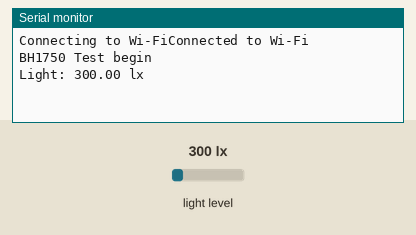
Simulated run of this sketch. Board: Arduino Nano 33 IoT. Shown: the last lines printed to the serial monitor. The test bench sets the inputs (shaded band); at power-on: light level 300 lx. WiFi joins after 1.5 s; servers stay silent unless stated.

Above: at 2.7 s.
2.8 s: light level set to 40 lx
At 12.4 s:
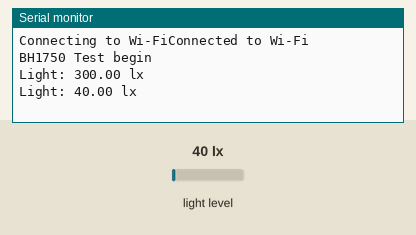
13.0 s: light level set to 500 lx
At 22.6 s:
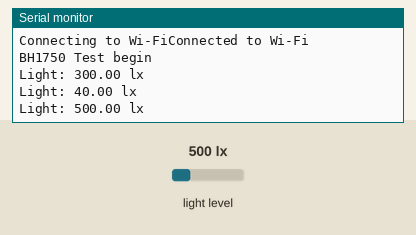

The sketch:

IFTTT.ino
```cpp
#include <BH1750.h>
#include <Wire.h>
#include <WiFiNINA.h> // Include the WiFi library for Arduino Nano 33 IoT

const char* ssid = "iPhone";
const char* password = "milad0404";
const char* iftttWebhookKey = "lLKWfpkA8gZdCzIbtQuf_tNhvbr4iWdezk5wsSMNEe9";

BH1750 lightMeter;

void setup() {
  Serial.begin(9600);
  while (!Serial) {
    ; // Wait for serial port to connect
  }

  // Initialize the I2C bus
  Wire.begin();

  // Initialize the BH1750 sensor
  lightMeter.begin();

  // Connect to Wi-Fi
  connectWiFi();

  Serial.println(F("BH1750 Test begin"));
}

void loop() {
  // Read light level
  float lux = lightMeter.readLightLevel();
  Serial.print("Light: ");
  Serial.print(lux);
  Serial.println(" lx");

  // Check if sunlight exposure exceeds threshold
  if (lux >= 20) { // Adjust the threshold as needed
    triggerIFTTTEvent("light_measure");
  } else if (lux == 0) { // If light intensity is 0 (no light) send event
    triggerIFTTTEvent("no_light_measure");
  }

  delay(10000); // Wait for 10 seconds before the next reading
}

void connectWiFi() {
  Serial.print("Connecting to Wi-Fi");
  while (WiFi.begin(ssid, password) != WL_CONNECTED) {
    Serial.print(".");
    delay(1000);
  }
  Serial.println("Connected to Wi-Fi");
}

void triggerIFTTTEvent(const char* event) {
  // Send HTTP POST request to IFTTT webhook
  WiFiClient client;
  if (client.connect("maker.ifttt.com", 80)) {
    client.print("POST /trigger/");
    client.print(event);
    client.print("/with/key/");
    client.print(iftttWebhookKey);
    client.println(" HTTP/1.1");
    client.println("Host: maker.ifttt.com");
    client.println("Connection: close\r\n");
    client.stop();
  }
}
```

Measured:
- after the input at 2.8 s, the serial monitor: prints a new line after 8.9 s (image 1)
- after the input at 13.0 s, the serial monitor: prints a new line after 8.9 s (image 2)
